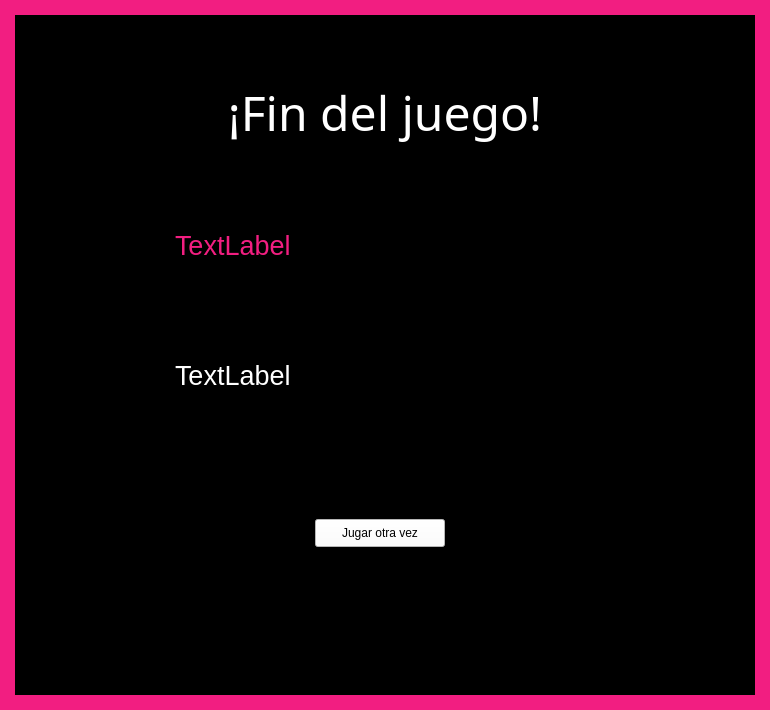
<?xml version="1.0" encoding="UTF-8"?>
<ui version="4.0">
 <class>Form</class>
 <widget class="QWidget" name="Form">
  <property name="geometry">
   <rect>
    <x>0</x>
    <y>0</y>
    <width>770</width>
    <height>710</height>
   </rect>
  </property>
  <property name="windowTitle">
   <string>Form</string>
  </property>
  <property name="styleSheet">
   <string notr="true">background-color: #F21E81</string>
  </property>
  <widget class="QWidget" name="widget" native="true">
   <property name="geometry">
    <rect>
     <x>15</x>
     <y>15</y>
     <width>740</width>
     <height>680</height>
    </rect>
   </property>
   <property name="styleSheet">
    <string notr="true">background-color: black</string>
   </property>
   <widget class="QLabel" name="title">
    <property name="geometry">
     <rect>
      <x>175</x>
      <y>37</y>
      <width>390</width>
      <height>121</height>
     </rect>
    </property>
    <property name="font">
     <font>
      <family>Gadugi</family>
      <pointsize>36</pointsize>
      <italic>false</italic>
     </font>
    </property>
    <property name="styleSheet">
     <string notr="true">color: white</string>
    </property>
    <property name="text">
     <string>¡Fin del juego!</string>
    </property>
    <property name="alignment">
     <set>Qt::AlignCenter</set>
    </property>
   </widget>
   <widget class="QPushButton" name="play_button">
    <property name="geometry">
     <rect>
      <x>300</x>
      <y>504</y>
      <width>130</width>
      <height>28</height>
     </rect>
    </property>
    <property name="styleSheet">
     <string notr="true">background-color: white;
font-family: arial;
</string>
    </property>
    <property name="text">
     <string>Jugar otra vez</string>
    </property>
    <property name="autoDefault">
     <bool>false</bool>
    </property>
    <property name="default">
     <bool>false</bool>
    </property>
    <property name="flat">
     <bool>false</bool>
    </property>
   </widget>
   <widget class="QLabel" name="simbolos">
    <property name="geometry">
     <rect>
      <x>280</x>
      <y>540</y>
      <width>181</width>
      <height>111</height>
     </rect>
    </property>
    <property name="styleSheet">
     <string notr="true">background-color: none;</string>
    </property>
    <property name="text">
     <string/>
    </property>
    <property name="pixmap">
     <pixmap>../Sprites/Decoraciones/tarjeta.png</pixmap>
    </property>
    <property name="scaledContents">
     <bool>true</bool>
    </property>
   </widget>
   <widget class="QLabel" name="win_label">
    <property name="geometry">
     <rect>
      <x>160</x>
      <y>200</y>
      <width>241</width>
      <height>61</height>
     </rect>
    </property>
    <property name="font">
     <font>
      <pointsize>20</pointsize>
     </font>
    </property>
    <property name="styleSheet">
     <string notr="true">color: #F21E81</string>
    </property>
    <property name="text">
     <string>TextLabel</string>
    </property>
   </widget>
   <widget class="QLabel" name="lose_label">
    <property name="geometry">
     <rect>
      <x>160</x>
      <y>330</y>
      <width>241</width>
      <height>61</height>
     </rect>
    </property>
    <property name="font">
     <font>
      <pointsize>20</pointsize>
     </font>
    </property>
    <property name="styleSheet">
     <string notr="true">color: white</string>
    </property>
    <property name="text">
     <string>TextLabel</string>
    </property>
   </widget>
   <widget class="QLabel" name="wones">
    <property name="geometry">
     <rect>
      <x>430</x>
      <y>160</y>
      <width>151</width>
      <height>111</height>
     </rect>
    </property>
    <property name="text">
     <string/>
    </property>
    <property name="pixmap">
     <pixmap>../Sprites/Decoraciones/wones.png</pixmap>
    </property>
    <property name="scaledContents">
     <bool>true</bool>
    </property>
   </widget>
   <widget class="QLabel" name="calavera">
    <property name="geometry">
     <rect>
      <x>430</x>
      <y>310</y>
      <width>151</width>
      <height>121</height>
     </rect>
    </property>
    <property name="text">
     <string/>
    </property>
    <property name="pixmap">
     <pixmap>../Sprites/Decoraciones/calavera_gris.png</pixmap>
    </property>
    <property name="scaledContents">
     <bool>true</bool>
    </property>
   </widget>
  </widget>
 </widget>
 <resources/>
 <connections/>
</ui>
